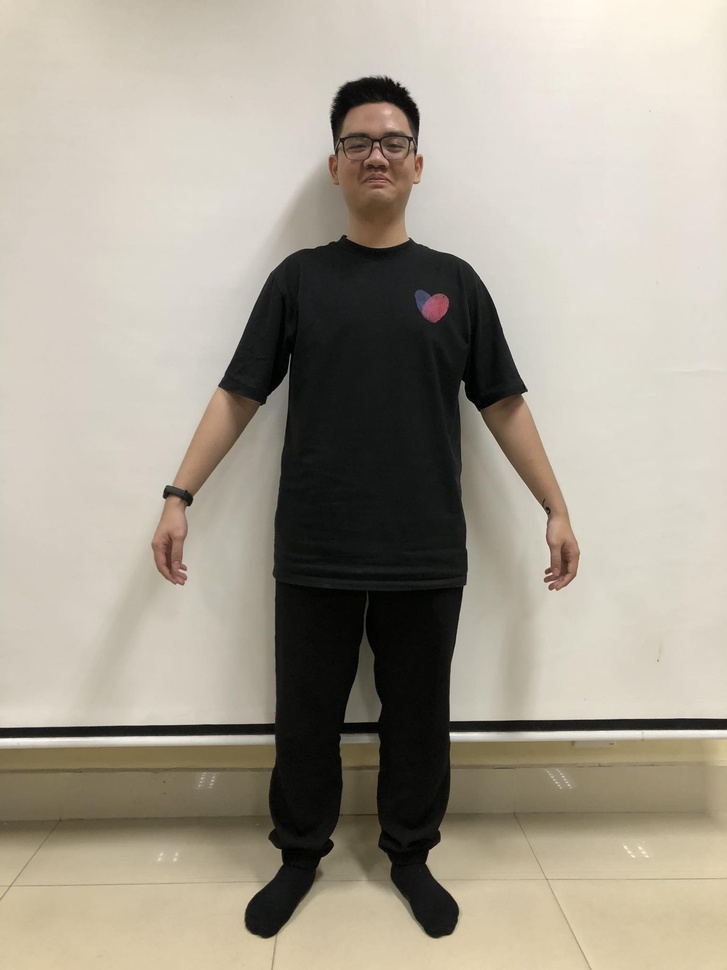
#> input picture data/image/i3.jpg, 727 x 970 px, shrunk from 1536 x 2048 before the run, found by its file name
$ python Image_process.py
#> lines starting #> are read from the running program, lines starting #| are printed output that depends on the picture; after the words box and inside, x2 and y2 are one past the last pixel; in counts of white or black regions, pixels touching at a corner belong together
import cv2

image = cv2.imread('E:\Projects\GIT\Predict-Body-Core\data\image\i3.jpg')
#> image is the input picture: shape (970, 727, 3); mean B, G, R 146, 159.5, 166.7


def getCannyEdge(image):
  gray = cv2.cvtColor(image, cv2.COLOR_BGR2GRAY)
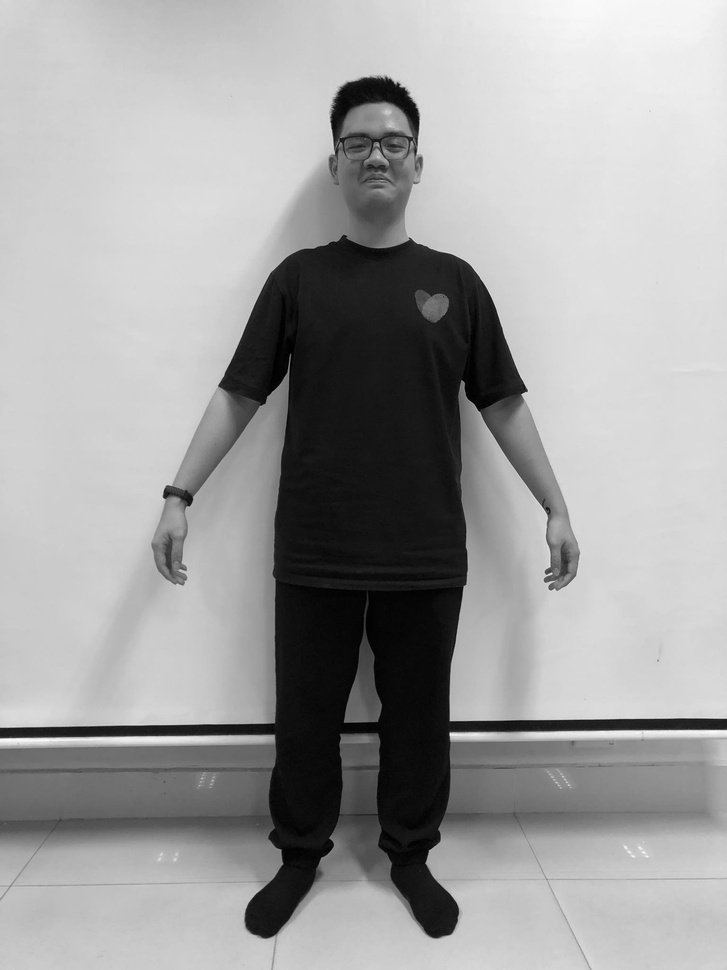
#> gray: shape (970, 727); min 0, max 254, mean 160.1
  edges = cv2.Canny(gray, 100, 200)
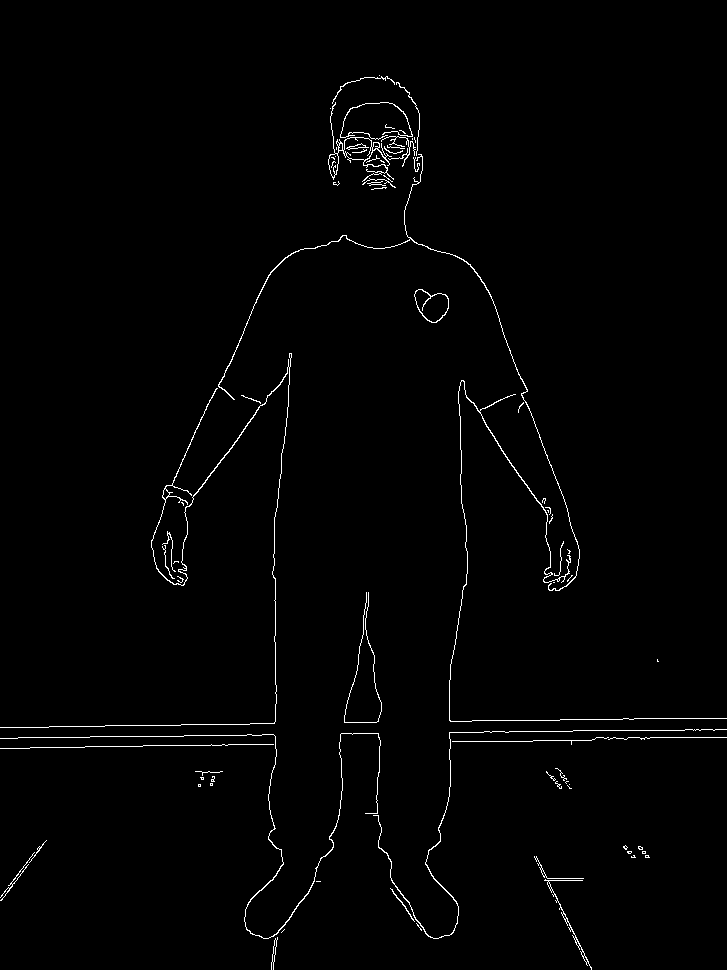
#> edges: shape (970, 727); 1.2% white in thin lines or dots
  contours, _ = cv2.findContours(edges, cv2.RETR_EXTERNAL, cv2.CHAIN_APPROX_SIMPLE)
#> contours = 74 contours, 61 with area under 20; largest, box (x1, y1, x2, y2) and area: (328, 102, 394, 182) 857, (414, 289, 449, 323) 779, (0, 353, 292, 728) 226, (218, 154, 580, 591) 176, (449, 380, 727, 722) 124
  return contours

canny_image = getCannyEdge(image)
#> canny_image has the same summary as contours in getCannyEdge

def getCoordiantes(image):
    for contour in getCannyEdge(image):
        for point in contour:
            x, y = point

            if y < min_y:
                min_y = point
            if y > max_y:
                max_y = point
            if x > max_x:
                max_x = point
            if x < min_x:
                min_x = point
#> this loop made 0 passes

    return min_x, min_y, max_x, max_y


def createBoundingBox():
    # Extract the coordinates of the box
    min_x, min_y, max_x, max_y = getCoordiantes(canny_image)

    # Create a bounding box around the person
    bounding_box = cv2.rectangle(canny_image, (min_x, min_y), (max_x, max_y), (0, 255, 0), 2)

    return bounding_box

#> (the run stopped early here; a loop or call above may not have finished)
